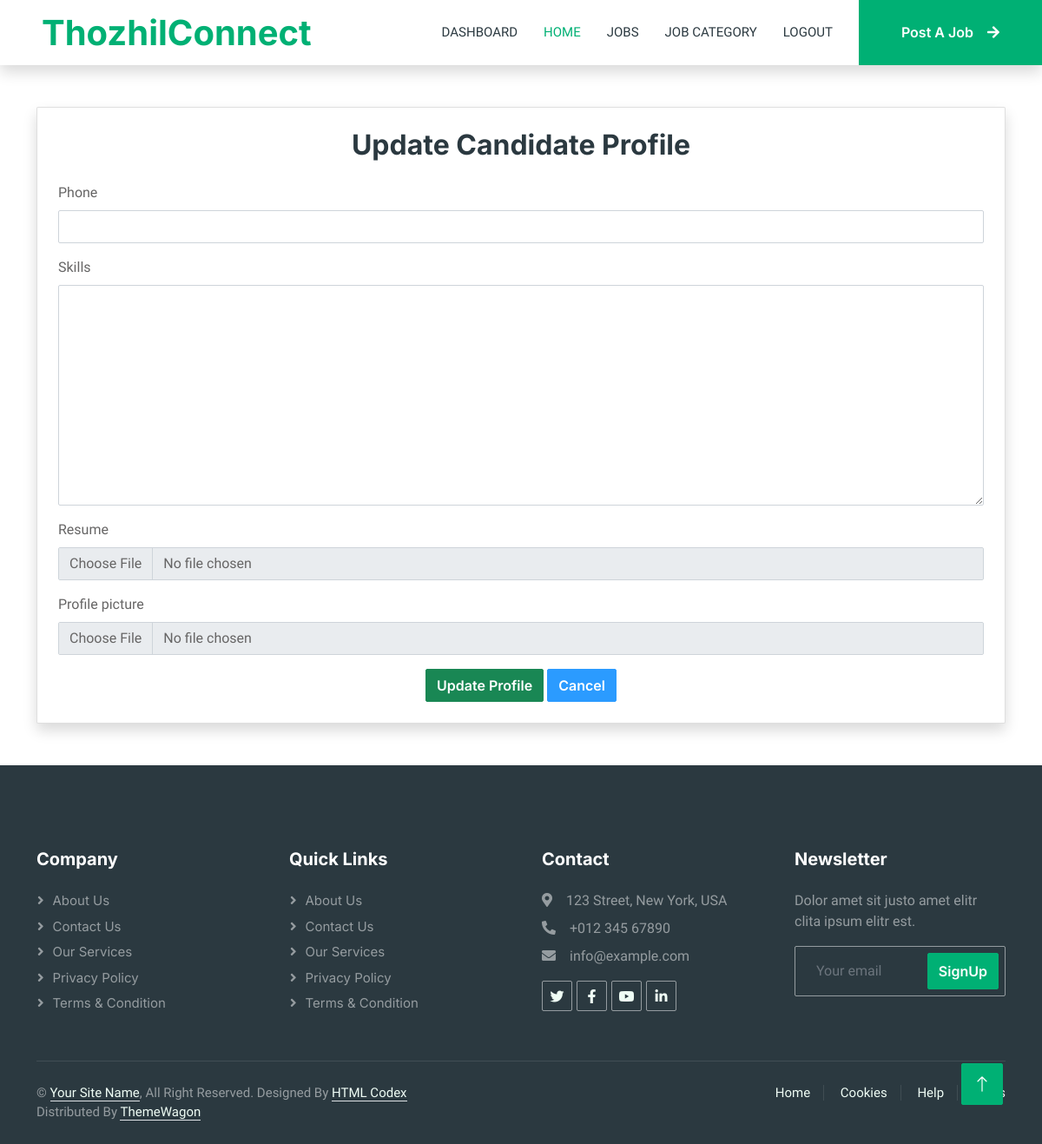
Before: /jobs/candidateprofileupdate (signed in) with the older database file.
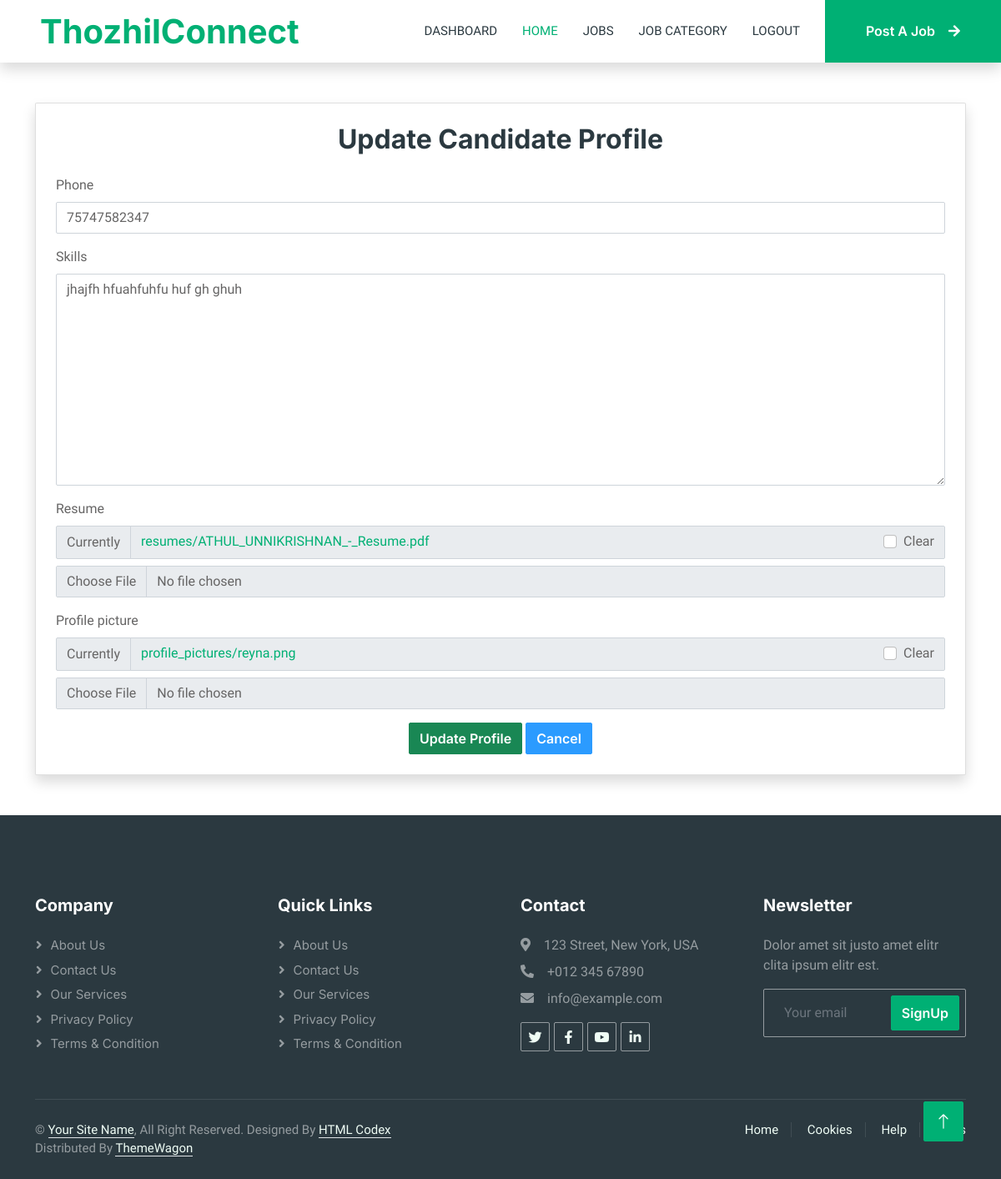
After: the same page with the newer database file.
### account/models.py (models this page shows, shortened)
class CandidateProfile(models.Model):
    user = models.OneToOneField(CustomUser,on_delete=models.CASCADE)
    phone = models.IntegerField(null=True,blank=True)
    skills = models.TextField(blank=True)
    resume = models.FileField(upload_to='resumes/',blank=True,null=True)
    profile_picture = models.ImageField(upload_to='profile_pictures/',blank=True,null=True)

### jobs/views.py (the view, shortened to what this page needs)
# urls.py: path('candidateprofileupdate',views.CandidateUpdateView.as_view(),name="candidate_profileupdate"),
class CandidateUpdateView(View):
    def get(self,request):
        if not request.user.is_authenticated:
            return redirect('account:userlogin')
        if request.user.user_type!='candidate':
            messages.warning(request,'only recruiters can view this page')
            return redirect('home')
        profile = request.user.candidateprofile
        form_instance = CandidateProfileform(instance = profile)
        context = {'form':form_instance}
        return render(request,'candidateupdate.html',context)

### jobs/forms.py
class CandidateProfileform(forms.ModelForm):
    class Meta:
        model = CandidateProfile
        fields = ['phone','skills','resume','profile_picture']

### templates/candidateupdate.html (shortened to what this page needs)
{% extends 'base.html' %}
{% load crispy_forms_tags %}
{% block content %}
<div class="container mt-5">
    <div class="card shadow p-4">
        <h2 class="text-center mb-4">
            Update Candidate Profile
        </h2>
        <form method="POST" enctype="multipart/form-data">
            {{ form|crispy }}
            <div class="text-center mt-3">
                <button type="submit" class="btn btn-success">
                    Update Profile
                </button>
                <a href="{% url 'account:candidate_dashboard' %}"
                   class="btn btn-secondary">
                    Cancel
                </a>
            </div>
        </form>
    </div>
</div>
{% endblock %}

Changed rows visible on the page:
changed CandidateProfile: phone (not shown) → "75747582347"; skills (not shown) → "jhajfh hfuahfuhfu huf gh ghuh"
Other visible differences:
form field form: (not shown) → "☐"
text no longer shown: "Phone Skills Resume Profile picture"
text now shown: "Phone Skills Resume Currently resumes/ATHUL_UNNIKRISHNAN_-_Resume.pdf Clear Profile picture Currently profile_pictures/reyna.png Clear"
